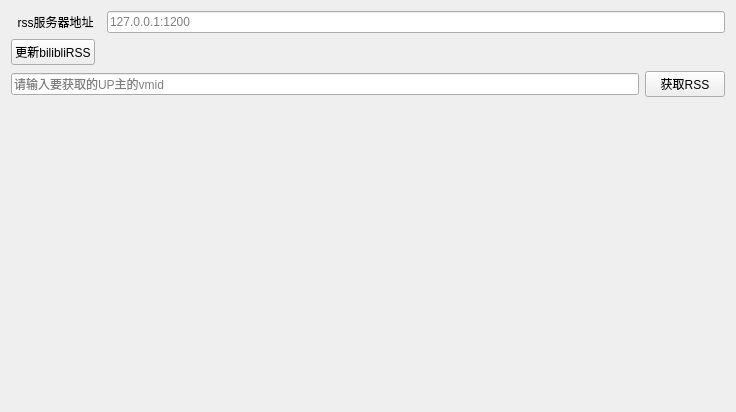
<?xml version="1.0" encoding="UTF-8"?>
<ui version="4.0">
 <class>RssWidget</class>
 <widget class="QWidget" name="RssWidget">
  <property name="geometry">
   <rect>
    <x>0</x>
    <y>0</y>
    <width>736</width>
    <height>412</height>
   </rect>
  </property>
  <property name="windowTitle">
   <string>Form</string>
  </property>
  <layout class="QVBoxLayout" name="verticalLayout">
   <item>
    <layout class="QHBoxLayout" name="horizontalLayout_3">
     <item>
      <widget class="QLabel" name="label">
       <property name="text">
        <string>  rss服务器地址  </string>
       </property>
      </widget>
     </item>
     <item>
      <widget class="QLineEdit" name="rssServer">
       <property name="placeholderText">
        <string>127.0.0.1:1200</string>
       </property>
      </widget>
     </item>
    </layout>
   </item>
   <item alignment="Qt::AlignLeft">
    <widget class="QPushButton" name="updateBilibili">
     <property name="text">
      <string>更新bilibliRSS</string>
     </property>
    </widget>
   </item>
   <item>
    <layout class="QHBoxLayout" name="horizontalLayout">
     <item>
      <widget class="QLineEdit" name="vmid">
       <property name="minimumSize">
        <size>
         <width>220</width>
         <height>0</height>
        </size>
       </property>
       <property name="placeholderText">
        <string>请输入要获取的UP主的vmid</string>
       </property>
      </widget>
     </item>
     <item>
      <widget class="QPushButton" name="createFollowingOPML">
       <property name="text">
        <string>获取RSS</string>
       </property>
      </widget>
     </item>
    </layout>
   </item>
   <item>
    <spacer name="verticalSpacer">
     <property name="orientation">
      <enum>Qt::Vertical</enum>
     </property>
     <property name="sizeHint" stdset="0">
      <size>
       <width>20</width>
       <height>266</height>
      </size>
     </property>
    </spacer>
   </item>
  </layout>
 </widget>
 <resources/>
 <connections/>
</ui>
